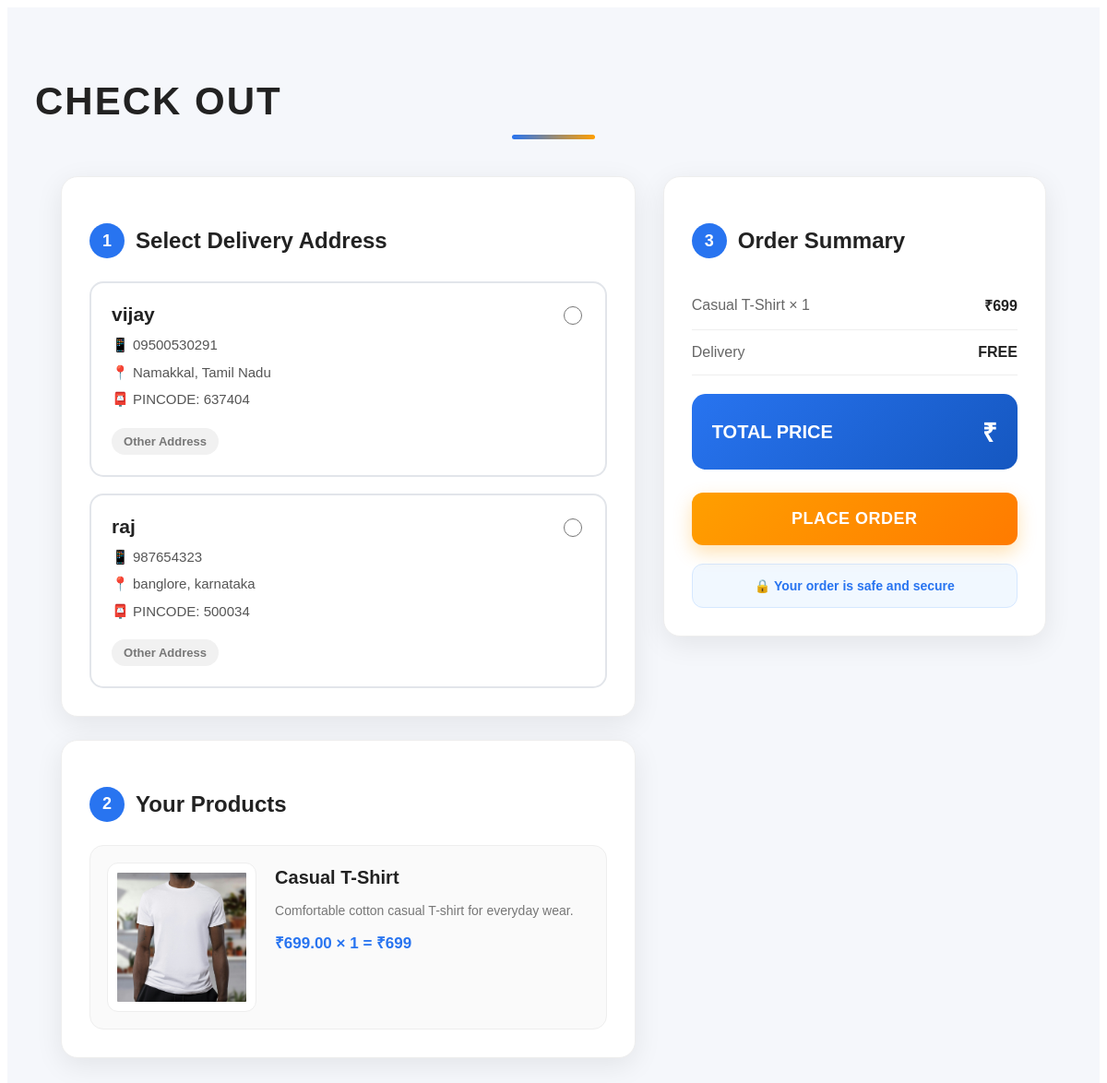
/cart/checkout/ (signed in), run on an earlier commit of the app's database.
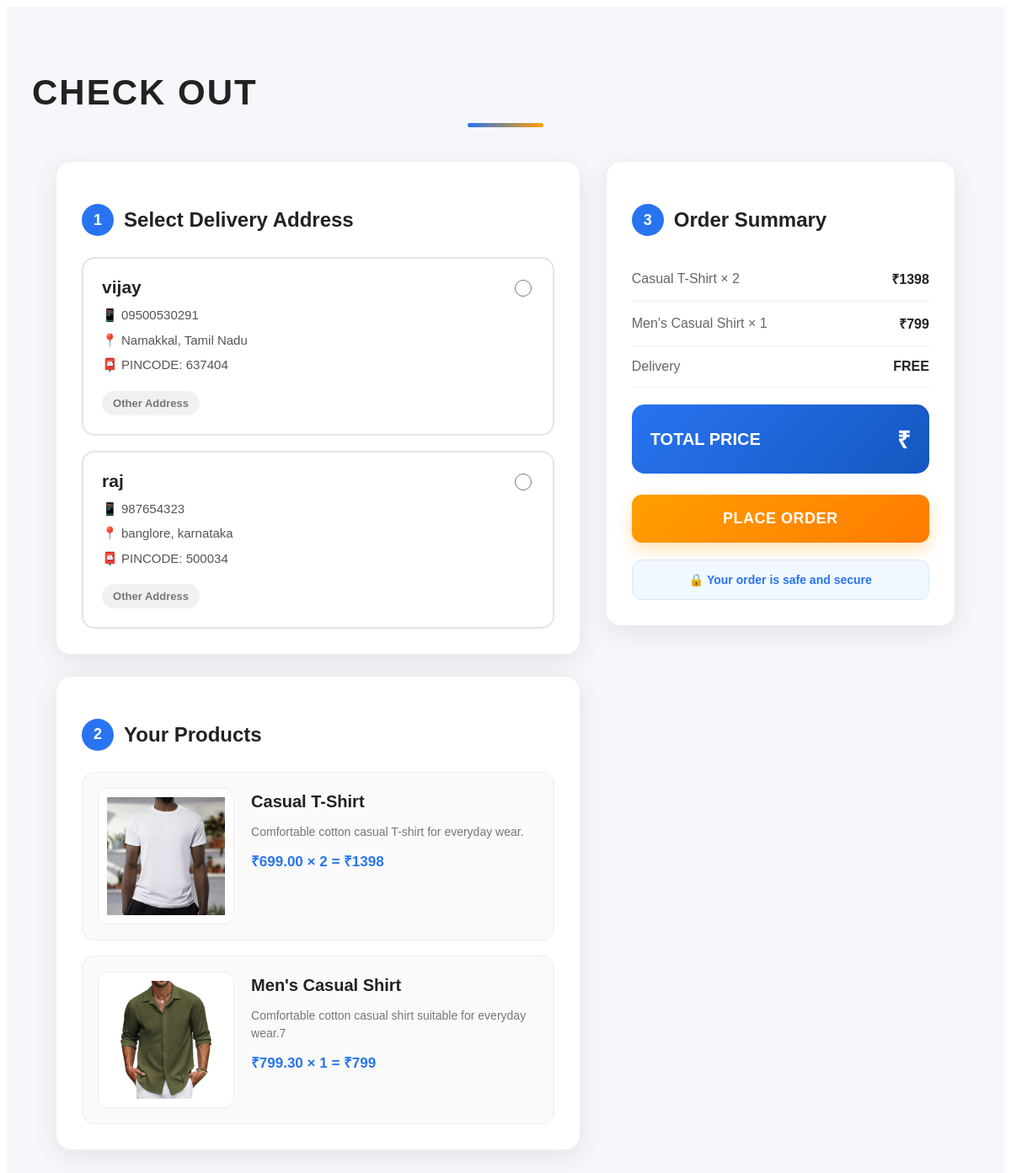
And on a later commit of the database.
### orders/models.py (models this page shows)
class address(models.Model):
    user  = models.ForeignKey(User,on_delete=models.CASCADE)
    fullname = models.CharField(max_length=100)
    mobile = models.CharField(max_length=15)
    address_line = models.TextField()
    city = models.CharField(max_length=50)
    state = models.CharField(max_length=80)
    pincode = models.CharField(max_length=10)
    is_default = models.BooleanField(default = False)
    created_at = models.DateTimeField(auto_now_add=True)

### cart/models.py (models this page shows)
class Cart(models.Model):
    user =models.ForeignKey(User,on_delete=models.CASCADE)
    product =models.ForeignKey(Product, on_delete=models.CASCADE)
    quantity = models. PositiveIntegerField(default=1)
    total_price = models. IntegerField()
    created_at= models. DateTimeField(auto_now_add=True)

### base/models.py (models this page shows)
class Product(models.Model):
        category = models.ForeignKey(Category,on_delete=models.CASCADE)
        pname = models.CharField(max_length=200)
        pdescription = models.TextField()
        price = models.DecimalField(max_digits=10,decimal_places=2)
        stock = models.PositiveIntegerField(default=0)
        is_available = models.BooleanField(default=True)
        pimage = models.ImageField(upload_to='products/',default='Default.jpg')
        is_delete = models.BooleanField(default=False)
        created_at = models.DateTimeField(auto_now_add=True)

### cart/views.py (the view)
# urls.py: path('checkout/',checkout,name='checkout'),
def checkout(request):
    addresses = address.objects.filter(user = request.user)
    cart_item = Cart.objects.filter(user = request.user)
    grant_total = sum(i.total_price for i in cart_item)
    context = {
        'cart_item':cart_item,
        'addresses':addresses,
        'grant_total':grant_total
    }
    return render(request,'checkout.html',context)

### cart/templates/checkout.html (shortened to what the changed rows need)
{% extends 'main.html' %}
{% block context %}
<div class="checkout-page">
    <h1 class="checkout-title">CHECK OUT</h1>
    <form method="POST" action="{% url 'placeorder' %}">
        <div class="checkout-container">
            <div>
                <div class="checkout-card">
                    <h2 class="card-title">
                        <span>1</span>
                        Select Delivery Address
                    </h2>
                    <div class="address-list">
                        {% for i in addresses %}
                        <label class="address-item">
                            <input
                                class="address-radio"
                                type="radio"
                                name="address"
                                value="{{i.id}}"
                            >
                            <h2 class="address-name">
                                {{i.fullname}}
                            </h2>
                            <p class="address-info">
                                📱 {{i.mobile}}
                            </p>
                            <p class="address-info">
                                📍 {{i.city}}, {{i.state}}
                            </p>
                            <p class="address-info">
                                📮 PINCODE: {{i.pincode}}
                            </p>
                            {% if i.is_default %}
                                <span class="default-badge">
                                    ✓ Default Address
                                </span>
                            {% else %}
                                <span class="not-selected">
                                    Other Address
                                </span>
                            {% endif %}
                        </label>
                        {% endfor %}
                    </div>
                </div>
                <div class="checkout-card">
                    <h2 class="card-title">
                        <span>2</span>
                        Your Products
                    </h2>
                    <div class="product-list">
                        {% for i in cart_item %}
                        <div class="product-item">
                            <img
                                class="product-image"
                                src="{{i.product.pimage.url}}"
                                alt="{{i.product.pname}}"
                            >
                            <div class="product-details">
                                <h3 class="product-name">
                                    {{i.product.pname}}
                                </h3>
                                <p class="product-description">
                                    {{i.product.pdescription}}
                                </p>
                                <div class="product-price">
                                    ₹{{i.product.price}}
                                    ×
                                    {{i.quantity}}
                                    =
                                    ₹{{i.total_price}}
                                </div>
                            </div>
                        </div>
                        {% endfor %}
                    </div>
                </div>
            </div>
            <div class="order-summary">
                <div class="checkout-card">
                    <h2 class="card-title">
                        <span>3</span>
                        Order Summary
                    </h2>
                    {% for i in cart_item %}
                    <div class="summary-row">
                        <span class="summary-label">
                            {{i.product.pname}}
                            × {{i.quantity}}
                        </span>
                        <span class="summary-value">
                            ₹{{i.total_price}}
                        </span>
                    </div>
                    {% endfor %}
                </div>
            </div>
        </div>
    </form>
</div>
{% endblock %}

What changed in the data, as far as the page shows it:
changed Cart "Casual T-Shirt": quantity "1" → "2"; total_price "699" → "1398"
added Cart: product.pimage (picture), product.pname "Men's Casual Shirt", product.pdescription "Comfortable cotton casual shirt suitable for everyday wear.7", product.price "799.30", quantity "1", total_price "799"
